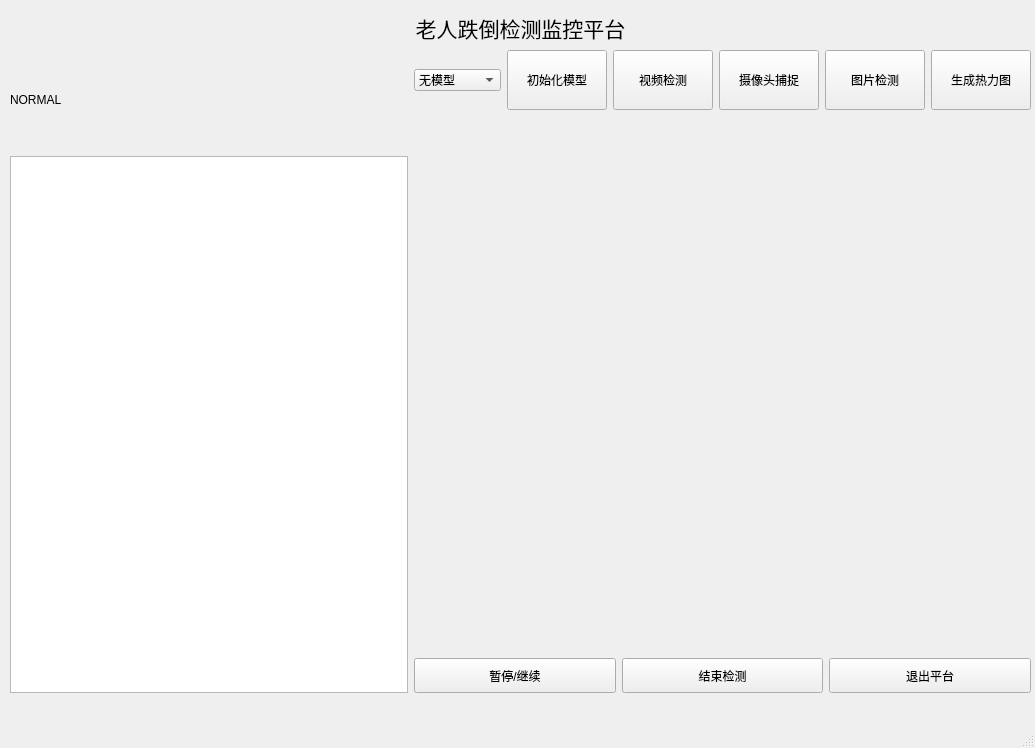
<?xml version="1.0" encoding="UTF-8"?>
<ui version="4.0">
 <class>MainWindow</class>
 <widget class="QMainWindow" name="MainWindow">
  <property name="geometry">
   <rect>
    <x>0</x>
    <y>0</y>
    <width>1035</width>
    <height>748</height>
   </rect>
  </property>
  <property name="windowTitle">
   <string>老人跌倒检测监控平台</string>
  </property>
  <widget class="QWidget" name="centralwidget">
   <widget class="QWidget" name="">
    <property name="geometry">
     <rect>
      <x>10</x>
      <y>12</y>
      <width>1021</width>
      <height>681</height>
     </rect>
    </property>
    <layout class="QVBoxLayout" name="verticalLayout_3">
     <item>
      <widget class="QLabel" name="label">
       <property name="font">
        <font>
         <family>华文中宋</family>
         <pointsize>16</pointsize>
        </font>
       </property>
       <property name="text">
        <string>老人跌倒检测监控平台</string>
       </property>
       <property name="textFormat">
        <enum>Qt::AutoText</enum>
       </property>
       <property name="scaledContents">
        <bool>false</bool>
       </property>
       <property name="alignment">
        <set>Qt::AlignCenter</set>
       </property>
       <property name="margin">
        <number>0</number>
       </property>
       <property name="openExternalLinks">
        <bool>false</bool>
       </property>
      </widget>
     </item>
     <item>
      <layout class="QHBoxLayout" name="horizontalLayout_3">
       <item>
        <layout class="QVBoxLayout" name="verticalLayout_2">
         <item>
          <widget class="QLabel" name="label_flag">
           <property name="minimumSize">
            <size>
             <width>0</width>
             <height>100</height>
            </size>
           </property>
           <property name="text">
            <string>NORMAL</string>
           </property>
          </widget>
         </item>
         <item>
          <widget class="QTextBrowser" name="textBrowser">
           <property name="minimumSize">
            <size>
             <width>0</width>
             <height>0</height>
            </size>
           </property>
          </widget>
         </item>
        </layout>
       </item>
       <item>
        <layout class="QVBoxLayout" name="verticalLayout" stretch="1,9,1">
         <item>
          <layout class="QHBoxLayout" name="horizontalLayout" stretch="0,0,0,0,0,0">
           <item>
            <widget class="QComboBox" name="comboBox">
             <property name="minimumSize">
              <size>
               <width>30</width>
               <height>20</height>
              </size>
             </property>
             <item>
              <property name="text">
               <string>无模型</string>
              </property>
             </item>
             <item>
              <property name="text">
               <string>KNN模型</string>
              </property>
             </item>
             <item>
              <property name="text">
               <string>YOLO模型</string>
              </property>
             </item>
            </widget>
           </item>
           <item>
            <widget class="QPushButton" name="Button_init">
             <property name="minimumSize">
              <size>
               <width>100</width>
               <height>30</height>
              </size>
             </property>
             <property name="maximumSize">
              <size>
               <width>500</width>
               <height>500</height>
              </size>
             </property>
             <property name="text">
              <string>初始化模型</string>
             </property>
            </widget>
           </item>
           <item>
            <widget class="QPushButton" name="Button_video">
             <property name="minimumSize">
              <size>
               <width>100</width>
               <height>30</height>
              </size>
             </property>
             <property name="maximumSize">
              <size>
               <width>500</width>
               <height>500</height>
              </size>
             </property>
             <property name="text">
              <string>视频检测</string>
             </property>
            </widget>
           </item>
           <item>
            <widget class="QPushButton" name="Button_camera">
             <property name="minimumSize">
              <size>
               <width>100</width>
               <height>30</height>
              </size>
             </property>
             <property name="maximumSize">
              <size>
               <width>500</width>
               <height>500</height>
              </size>
             </property>
             <property name="text">
              <string>摄像头捕捉</string>
             </property>
            </widget>
           </item>
           <item>
            <widget class="QPushButton" name="Button_photo">
             <property name="minimumSize">
              <size>
               <width>100</width>
               <height>30</height>
              </size>
             </property>
             <property name="maximumSize">
              <size>
               <width>500</width>
               <height>500</height>
              </size>
             </property>
             <property name="text">
              <string>图片检测</string>
             </property>
            </widget>
           </item>
           <item>
            <widget class="QPushButton" name="Button_heatmap">
             <property name="minimumSize">
              <size>
               <width>100</width>
               <height>30</height>
              </size>
             </property>
             <property name="maximumSize">
              <size>
               <width>500</width>
               <height>500</height>
              </size>
             </property>
             <property name="text">
              <string>生成热力图</string>
             </property>
            </widget>
           </item>
          </layout>
         </item>
         <item>
          <widget class="QLabel" name="label_display">
           <property name="styleSheet">
            <string notr="true"/>
           </property>
           <property name="text">
            <string/>
           </property>
           <property name="margin">
            <number>0</number>
           </property>
          </widget>
         </item>
         <item>
          <layout class="QHBoxLayout" name="horizontalLayout_2">
           <item>
            <widget class="QPushButton" name="Button_stop">
             <property name="minimumSize">
              <size>
               <width>200</width>
               <height>35</height>
              </size>
             </property>
             <property name="maximumSize">
              <size>
               <width>800</width>
               <height>35</height>
              </size>
             </property>
             <property name="text">
              <string>暂停/继续</string>
             </property>
            </widget>
           </item>
           <item>
            <widget class="QPushButton" name="Button_over">
             <property name="minimumSize">
              <size>
               <width>200</width>
               <height>35</height>
              </size>
             </property>
             <property name="maximumSize">
              <size>
               <width>800</width>
               <height>35</height>
              </size>
             </property>
             <property name="text">
              <string>结束检测</string>
             </property>
            </widget>
           </item>
           <item>
            <widget class="QPushButton" name="Button_exit">
             <property name="minimumSize">
              <size>
               <width>200</width>
               <height>35</height>
              </size>
             </property>
             <property name="maximumSize">
              <size>
               <width>800</width>
               <height>35</height>
              </size>
             </property>
             <property name="text">
              <string>退出平台</string>
             </property>
            </widget>
           </item>
          </layout>
         </item>
        </layout>
       </item>
      </layout>
     </item>
    </layout>
   </widget>
  </widget>
  <widget class="QMenuBar" name="menubar">
   <property name="geometry">
    <rect>
     <x>0</x>
     <y>0</y>
     <width>1035</width>
     <height>26</height>
    </rect>
   </property>
  </widget>
  <widget class="QStatusBar" name="statusbar"/>
 </widget>
 <resources/>
 <connections/>
</ui>
